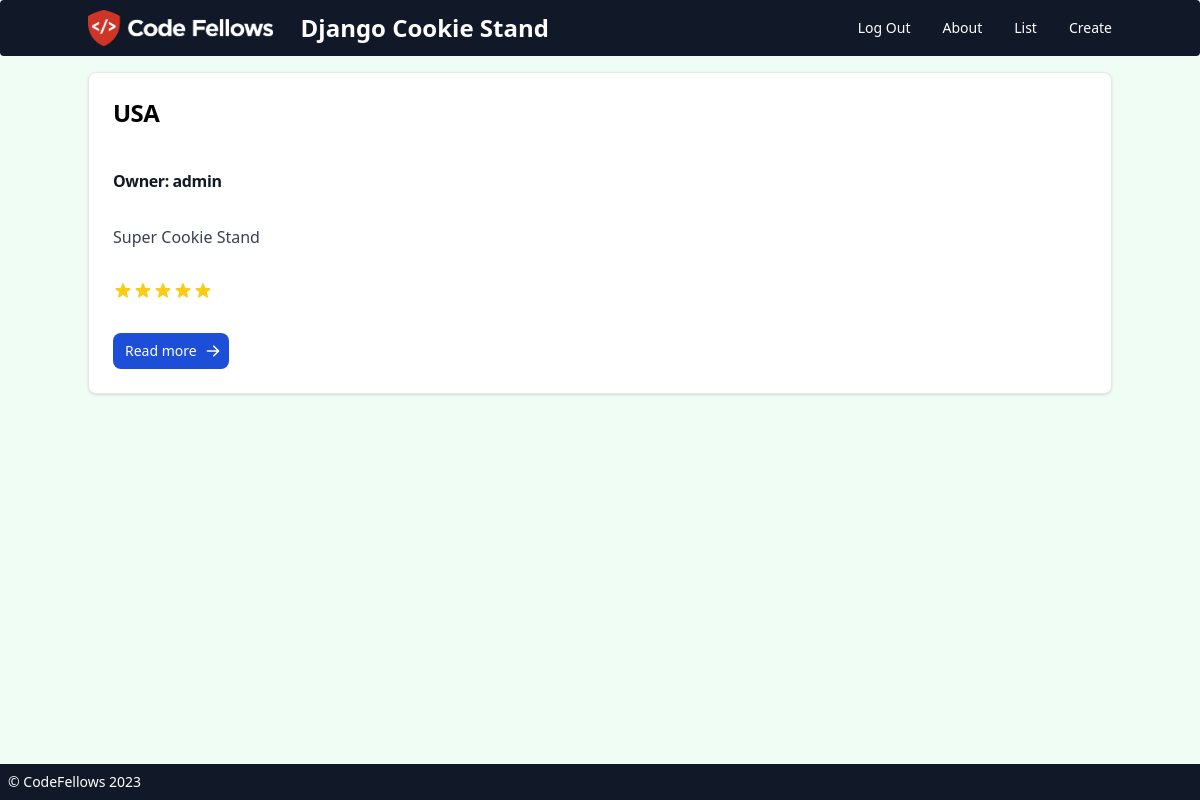
The app's page /cookie_stands/1/ (signed in) with its own data.
### cookie_stands/models.py (models this page shows, shortened)
class CookieStand(models.Model):
    location = models.CharField(max_length=256)
    owner = models.ForeignKey(
        get_user_model(), on_delete=models.CASCADE, blank=True, null=True)
    description = models.TextField(blank=True)
    hourly_sales = models.JSONField(default=list, null=True)
    minimum_customers_per_hour = models.IntegerField(default=0)
    maximum_customers_per_hour = models.IntegerField(default=0)
    average_cookies_per_sale = models.FloatField(default=0)

### accounts/models.py (models this page shows)
class CustomUser(AbstractUser):
    pass
    def __str__(self):
        return self.username

### cookie_stands/views_front.py (the view)
class CookieStandDetailView(LoginRequiredMixin, DetailView):
    template_name = "cookie_stands/cookie_stand_detail.html"
    model = CookieStand
    context_object_name = "cookie_stands"

### templates/cookie_stands/cookie_stand_detail.html (shortened to what this page needs)
{% extends 'base.html' %}
{% block content %}
  <div class="space-y-8 p-6 bg-white border border-gray-200 rounded-lg shadow dark:bg-gray-800 dark:border-gray-700">
    <div class="flex">
      <h5 class=" flex-auto mb-2 text-2xl font-bold tracking-tight text-purple dark:text-white">
        {{cookie_stands.location}}
      </h5>
    </div>
    <h5 class=" flex-auto mb-2 text-md font-bold tracking-tight text-gray-900 dark:text-white">
      Owner: {{ cookie_stands.owner }}
    </h5>
    <p class="mb-3 font-normal text-gray-700 dark:text-gray-400">
      {{ cookie_stands.description }}
    </p>
    <div class="flex items-center">
      {% for i in "12345" %}
        <svg aria-hidden="true"
             class="w-5 h-5  {% if i > cookie_stand.hourly_sales|slugify %}text-grey-300{% else %}text-yellow-400{% endif %}"
             fill="currentColor" viewBox="0 0 20 20"
             xmlns="http://www.w3.org/2000/svg"><title>Hourly Sales</title>
          <path
            d="M9.049 2.927c.3-.921 1.603-.921 1.902 0l1.07 3.292a1 1 0 00.95.69h3.462c.969 0 1.371 1.24.588 1.81l-2.8 2.034a1 1 0 00-.364 1.118l1.07 3.292c.3.921-.755 1.688-1.54 1.118l-2.8-2.034a1 1 0 00-1.175 0l-2.8 2.034c-.784.57-1.838-.197-1.539-1.118l1.07-3.292a1 1 0 00-.364-1.118L2.98 8.72c-.783-.57-.38-1.81.588-1.81h3.461a1 1 0 00.951-.69l1.07-3.292z"></path>
        </svg>
      {% endfor %}
    </div>
    <a href="https://en.wikipedia.org/wiki/{{ cookie_stand.location }}"
       class="inline-flex items-center px-3 py-2 text-sm font-medium text-center text-white bg-blue-700 rounded-lg hover:bg-blue-800 focus:ring-4 focus:outline-none focus:ring-blue-300 dark:bg-blue-600 dark:hover:bg-blue-700 dark:focus:ring-blue-800">
      Read more
    </a>
  </div>
{% endblock content %}

### records on screen
CookieStand: location "USA", owner "admin", description "Super Cookie Stand"
